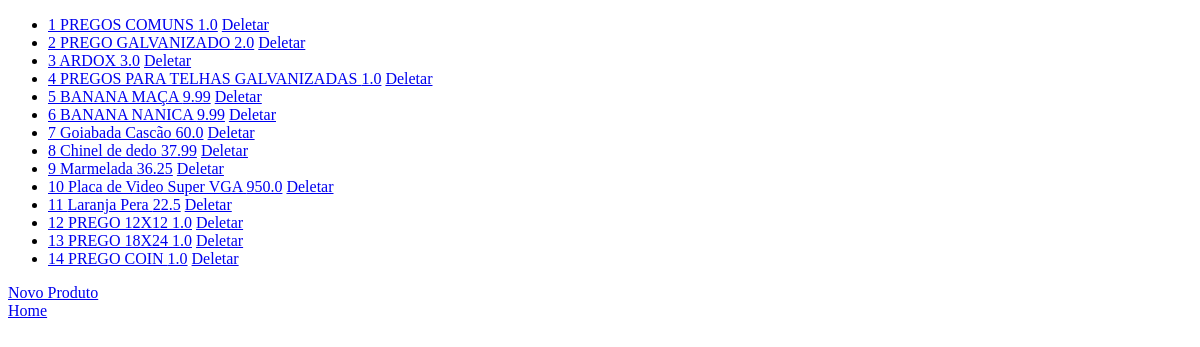
/clientes/listaprodutos/, run on an earlier commit of the app's database.
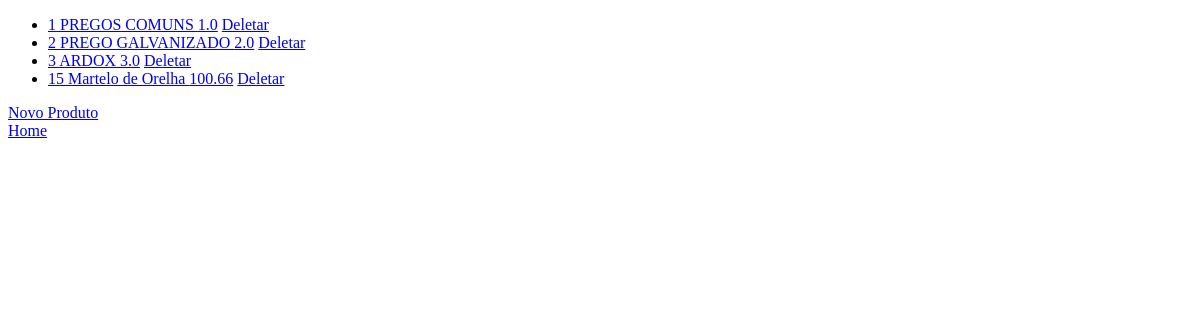
And on a later commit of the database.
### clientes/models.py (models this page shows, shortened)
class Produtos(models.Model):
    pr_id = models.AutoField(primary_key=True, unique=True)
    pr_descricao = models.CharField(max_length=256)
    pr_preco = models.FloatField(default=0)

### clientes/views.py (the view)
# urls.py: path('listaprodutos/',lista_produtos, name="lista_produtos" ),
def lista_produtos(request):
    listaprodutos = Produtos.objects.all()
    return render(request, 'clientes/produtos.html', {"listaprodutos": listaprodutos})

### clientes/templates/clientes/produtos.html (shortened to what this page needs)
<!DOCTYPE html>
<html lang="en">
<head>
</head>
<body>
    <ul>
        {% for prod in listaprodutos %}
            <li>
                <a href="{% url 'produto_update' prod.pr_id %}">{{ prod.pr_id }} {{prod.pr_descricao}} {{ prod.pr_preco }}</a>
                <a href="{% url 'produto_delete' prod.pr_id %}">Deletar</a>
            </li>
        {% endfor %}
    </ul>
        <a href="{% url 'cadastro_produto' %}">Novo Produto</a>
        <br>
        <a href="{% url 'home' %}">Home</a>
</body>
</html>

What changed in the data, as far as the page shows it:
removed Produtos: pr_id "4", pr_descricao "PREGOS PARA TELHAS GALVANIZADAS", pr_preco "1.0"
removed Produtos: pr_id "5", pr_descricao "BANANA MAÇA", pr_preco "9.99"
removed Produtos: pr_id "6", pr_descricao "BANANA NANICA", pr_preco "9.99"
removed Produtos: pr_id "7", pr_descricao "Goiabada Cascão", pr_preco "60.0"
removed Produtos: pr_id "8", pr_descricao "Chinel de dedo", pr_preco "37.99"
removed Produtos: pr_id "9", pr_descricao "Marmelada", pr_preco "36.25"
removed Produtos: pr_id "10", pr_descricao "Placa de Video Super VGA", pr_preco "950.0"
removed Produtos: pr_id "11", pr_descricao "Laranja Pera", pr_preco "22.5"
removed Produtos: pr_id "12", pr_descricao "PREGO 12X12", pr_preco "1.0"
removed Produtos: pr_id "13", pr_descricao "PREGO 18X24", pr_preco "1.0"
removed Produtos: pr_id "14", pr_descricao "PREGO COIN", pr_preco "1.0"
added Produtos: pr_id "15", pr_descricao "Martelo de Orelha", pr_preco "100.66"
